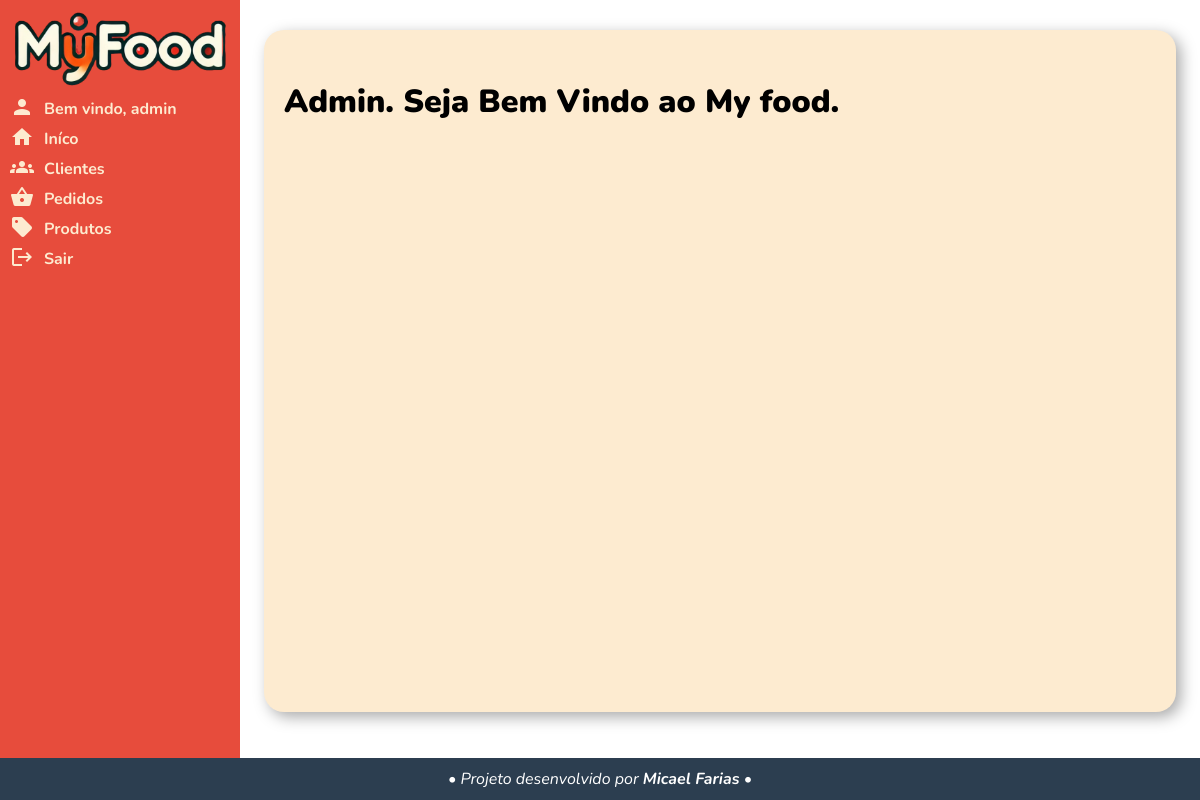
The page / (signed in) on the database as committed earlier.
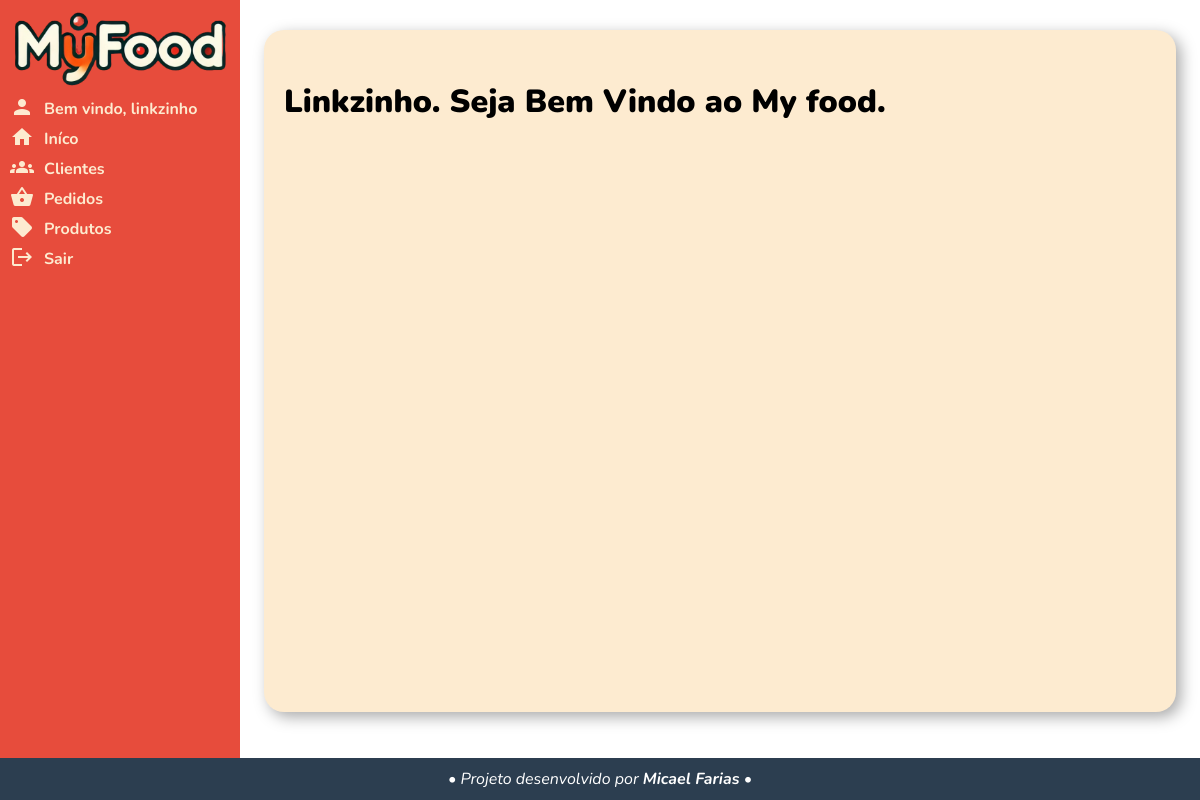
The same page on the database as committed later.
### app/models.py (models this page shows)
class Empresa(db.Model, UserMixin):
    id = db.Column(db.Integer, primary_key=True)
    data = db.Column(db.DateTime, default=datetime.now())
    user = db.Column(db.String, nullable=False, unique=True)
    senha = db.Column(db.String(100), nullable=False)
    nome = db.Column(db.String, nullable=False)
    razao_social = db.Column(db.String, nullable=False)
    cnpj = db.Column(db.String(14), nullable=False)
    email = db.Column(db.String, nullable=False)
    telefone = db.Column(db.String, nullable=False)
    endereco = db.Column(db.JSON, nullable=False)  # Usando JSON para armazenar o endereço como lista
    produtos = db.relationship('Produtos', backref='empresa', lazy=True)
    pedidos = db.relationship('Pedido', backref='empresa', lazy=True)
    clientes = db.relationship('Cliente', backref='empresa', lazy=True)

### app/views.py (the view, shortened to what this page needs)
@app.route('/', methods=['GET', 'POST'])
def index():
    form = LoginForm()  # Instanciando o formulário de login
    return render_template('index.html', form=form, current_user=current_user)  # Renderiza o template de login

### app/models.py (called while the page is built)
@login_manager.user_loader
def load_user(user_id):
    return Empresa.query.get(user_id)

### app/templates/index.html (shortened to what this page needs)
{% extends "base.html" %} {% block main %}
<div class="conteiner">
    <h1 class='div-col-1 span-4'>{% if current_user.is_authenticated %}{{ current_user.user.title() }}. {% endif %}Seja Bem Vindo ao My food.</h1>
</div>
{% endblock %}

### app/templates/base.html (shortened to what this page needs)
<!DOCTYPE html>
<html lang="pt-br">
  <head>
    <link
      rel="stylesheet"
      href="{{ url_for('static', filename='css/style.css') }}"
    />
  <body>
    <header>
      <div class="conteiner">
        <a href="{{ url_for('index') }}">
          <div class="logo"></div>
        </a>
        <nav>
          <ul>
            {% if current_user.is_authenticated %}
            <li>
              <a href=""
                ><i class="material-icons icon">person</i
                ><span id="link">Bem vindo, {{ current_user.user }}</span></a
              >
            </li>
            {% endif %}  {% if current_user.is_authenticated %}
            <li>
              <a href="{{ url_for('index') }}"
                ><i class="material-icons icon">home</i
                ><span id="link">Iníco</span></a
              >
            </li>
            <li>
              <a href="{{ url_for('clientes') }}">
                <i class="material-icons icon">groups</i
                ><span id="link">Clientes</span></a
              >
            </li>
            <li>
              <a href="{{ url_for('pedidos') }}">
                <i class="material-icons icon">shopping_basket</i
                ><span id="link">Pedidos</span></a
              >
            </li>
            <li>
              <a href="{{ url_for('produtos') }}">
                <i class="material-icons icon">sell</i
                ><span id="link">Produtos</span></a
              >
            </li>
            <li>
              <a href="{{ url_for('logout') }}">
                <i class="material-icons icon">logout</i
                ><span id="link">Sair</span></a
              >
            </li>
            {% endif %}
          </ul>
        </nav>
      </div>
    </header>
    <main>
      {% block main %}{% endblock %}
    </main>
    <footer>
      <div class="conteiner">
        <p>• Projeto desenvolvido por <strong>Micael Farias</strong> •</p>
      </div>
    </footer>
  </body>
</html>

Rows that differ between the two databases and show on the page:
changed Empresa: user "admin" → "linkzinho"; user "Admin" → "Linkzinho"
